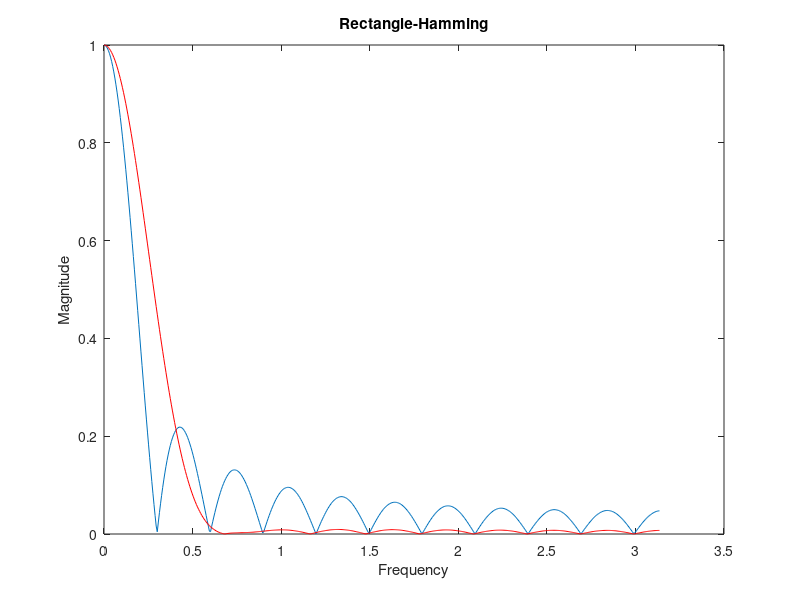
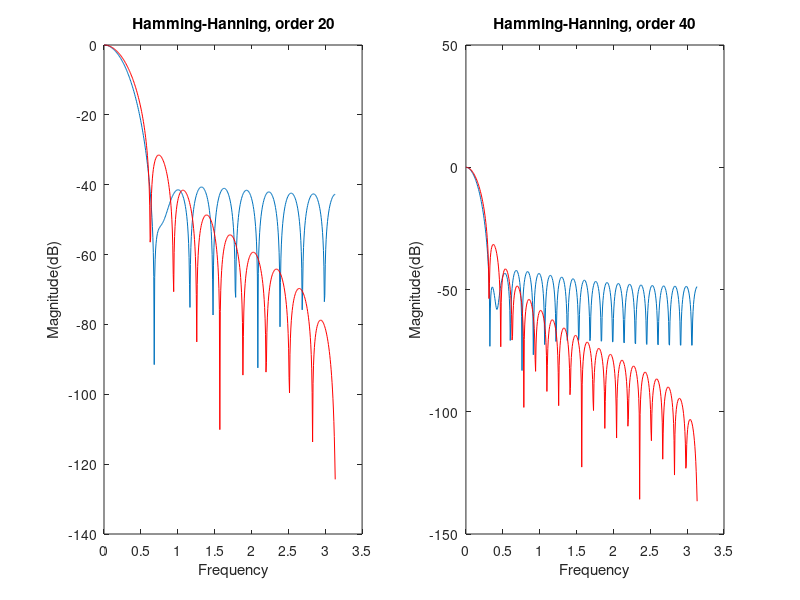
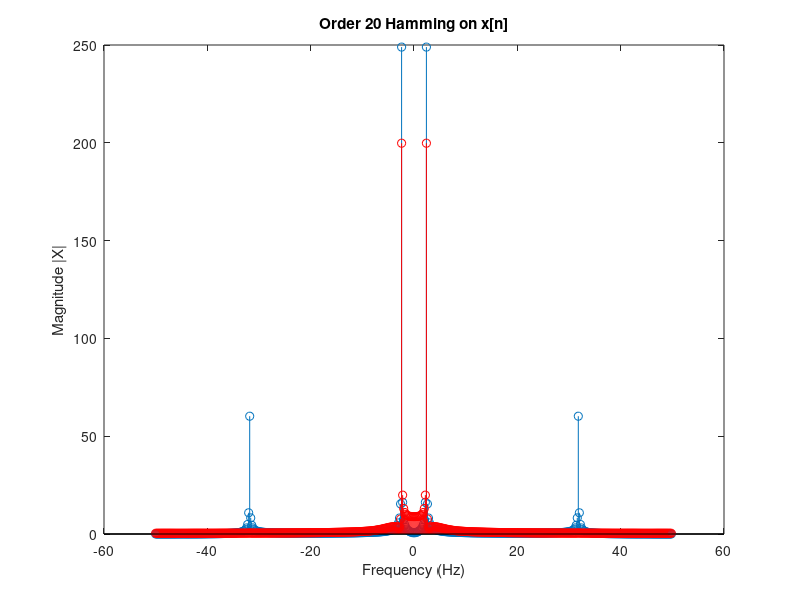
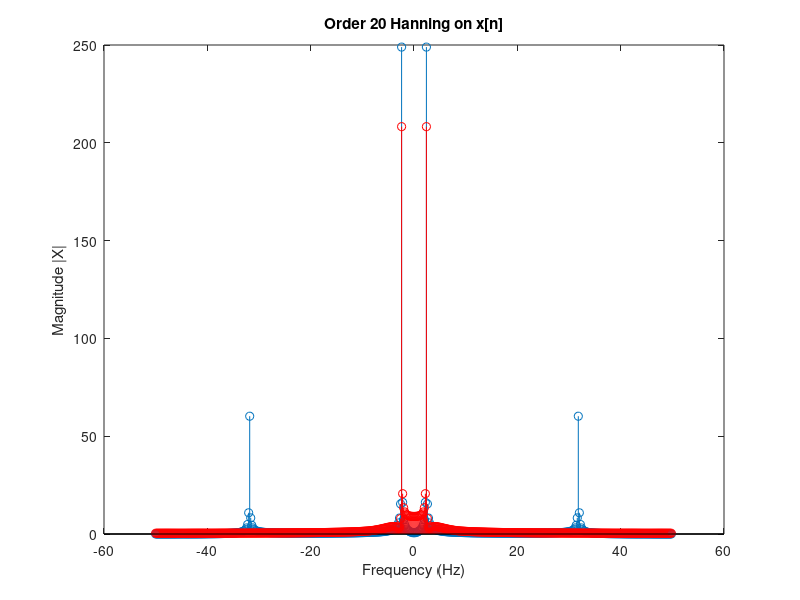

Recreate these plots in MATLAB, in order.
%%%%%%%%%%%%%%%%%%%%%%%%%%%%%%%%%%%%%%%%%%%%%%%%%%%%%%%%%%%%%%%%%%%%%%%%%%%

%ASKHSH 1

clear;
close all;
clc;

Wc = 0.4*pi;
fc = Wc/(2*pi);
Fs = 100;

Wn = fc/(Fs/2);

N = 21;

rectangle_window = fir1(N-1, Wn, rectwin(N));

hamming_window = fir1(N-1, Wn, hamming(N));

[h1,w1] = freqz(rectangle_window);

[h2,w2] = freqz(hamming_window);

figure
plot(w1,abs(h1))
hold on 
plot(w2,abs(h2), "red")
title('Rectangle-Hamming')
xlabel('Frequency')
ylabel('Magnitude')

%%%%%%%%%%%%%%%%%%%%%%%%%%%%%%%%%%%%%%%%%%%%%%%%%%%%%%%%%%%%%%%%%%%%%%%%%%%
%ASKHSH 2

clear;
close all;
clc;

%--------%

Wc = 0.5*pi;
Fs = 100;

fc = Wc/(2*pi);

Wn = fc/(Fs/2);

N1 = 21;
N2 = 41;

%a)
hamming_window1 = fir1(N1-1, Wn, hamming(N1));  

[h11,w11] = freqz(hamming_window1);

%b)
hamming_window2 = fir1(N2-1, Wn, hamming(N2));
[h12,w12] = freqz(hamming_window2);

%c)
hanning_window1 = fir1(N1-1, Wn, hanning(N1));
[h21,w21] = freqz(hanning_window1);

%d)
hanning_window2 = fir1(N2-1, Wn, hanning(N2));
[h22,w22] = freqz(hanning_window2);

figure
subplot(1,2,1)
plot(w11,mag2db(abs(h11)))
hold on
plot(w21,mag2db(abs(h21)),"red")
title('Hamming-Hanning, order 20')
xlabel('Frequency')
ylabel('Magnitude(dB)')
subplot(1,2,2)
plot(w12,mag2db(abs(h12)))
hold on
plot(w22,mag2db(abs(h22)),"red")
title('Hamming-Hanning, order 40')
xlabel('Frequency')
ylabel('Magnitude(dB)')


%--------%

Ts = 1/Fs;

N = 500;
n = 0:N-1;

x = sin(15*n*Ts) + 0.25*sin(200*n*Ts);      %Fmax = 200/2pi = 31.83 < Fs/2 = 50. We do not have aliasing


f = -Fs/2:Fs/N:Fs/2-Fs/N;

X = fftshift(abs(fft(x)));


%Hamming and Hanning of order 20

x_hammingO20 = filter(hamming_window1, 1, x);   %FIR filters do NOT have any poles

X_hammingO20 = fftshift(abs(fft(x_hammingO20)));

x_hanningO20 = filter(hanning_window1, 1, x);

X_hanningO20 = fftshift(abs(fft(x_hanningO20)));


%Hamming and Hanning of order 40

x_hammingO40 = filter(hamming_window2, 1, x);

X_hammingO40 = fftshift(abs(fft(x_hammingO40)));

x_hanningO40 = filter(hanning_window2, 1, x);

X_hanningO40 = fftshift(abs(fft(x_hanningO40)));


figure
stem(f,X)
hold on
stem(f,X_hammingO20,"red")
title('Order 20 Hamming on x[n]')
xlabel('Frequency (Hz)')
ylabel('Magnitude |X|')

figure
stem(f,X)
hold on
stem(f,X_hanningO20,"red")
title('Order 20 Hanning on x[n]')
xlabel('Frequency (Hz)')
ylabel('Magnitude |X|')

figure
stem(f,X)
hold on
stem(f,X_hammingO40,"red")
title('Order 40 Hamming on x[n]')
xlabel('Frequency (Hz)')
ylabel('Magnitude |X|')

figure
stem(f,X)
hold on
stem(f,X_hanningO40,"red")
title('Order 40 Hanning on x[n]')
xlabel('Frequency (Hz)')
ylabel('Magnitude |X|')



%%%%%%%%%%%%%%%%%%%%%%%%%%%%%%%%%%%%%%%%%%%%%%%%%%%%%%%%%%%%%%%%%%%%%%%%%%%

clear;
close all;
clc;

%--------%

Wc = 0.5*pi;
Fs = 50;

fc = Wc/(2*pi);

Wn = fc/(Fs/2);

N1 = 21;
N2 = 41;

%a)
hamming_window1 = fir1(N1-1, Wn, hamming(N1));  

[h11,w11] = freqz(hamming_window1);

%b)
hamming_window2 = fir1(N2-1, Wn, hamming(N2));
[h12,w12] = freqz(hamming_window2);

%c)
hanning_window1 = fir1(N1-1, Wn, hanning(N1));
[h21,w21] = freqz(hanning_window1);

%d)
hanning_window2 = fir1(N2-1, Wn, hanning(N2));
[h22,w22] = freqz(hanning_window2);

figure
subplot(1,2,1)
plot(w11,mag2db(abs(h11)))
hold on
plot(w21,mag2db(abs(h21)),"red")
title('Hamming-Hanning, order 20')
xlabel('Frequency')
ylabel('Magnitude(dB)')
subplot(1,2,2)
plot(w12,mag2db(abs(h12)))
hold on
plot(w22,mag2db(abs(h22)),"red")
title('Hamming-Hanning, order 40')
xlabel('Frequency')
ylabel('Magnitude(dB)')


%--------%

Ts = 1/Fs;

N = 500;
n = 0:N-1;

x = sin(15*n*Ts) + 0.25*sin(200*n*Ts);      %Fmax = 200/2pi = 31.83 > Fs/2 = 25. Aliasing occurs


f = -Fs/2:Fs/N:Fs/2-Fs/N;

X = fftshift(abs(fft(x)));


%Hamming and Hanning of order 20

x_hammingO20 = filter(hamming_window1, 1, x);

X_hammingO20 = fftshift(abs(fft(x_hammingO20)));

x_hanningO20 = filter(hanning_window1, 1, x);

X_hanningO20 = fftshift(abs(fft(x_hanningO20)));


%Hamming and Hanning of order 40

x_hammingO40 = filter(hamming_window2, 1, x);

X_hammingO40 = fftshift(abs(fft(x_hammingO40)));

x_hanningO40 = filter(hanning_window2, 1, x);

X_hanningO40 = fftshift(abs(fft(x_hanningO40)));


figure
stem(f,X)
hold on
stem(f,X_hammingO20,"red")
title('Order 20 Hamming on x[n]')
xlabel('Frequency (Hz)')
ylabel('Magnitude |X|')

figure
stem(f,X)
hold on
stem(f,X_hanningO20,"red")
title('Order 20 Hanning on x[n]')
xlabel('Frequency (Hz)')
ylabel('Magnitude |X|')

figure
stem(f,X)
hold on
stem(f,X_hammingO40,"red")
title('Order 40 Hamming on x[n]')
xlabel('Frequency (Hz)')
ylabel('Magnitude |X|')

figure
stem(f,X)
hold on
stem(f,X_hanningO40,"red")
title('Order 40 Hanning on x[n]')
xlabel('Frequency (Hz)')
ylabel('Magnitude |X|')





















